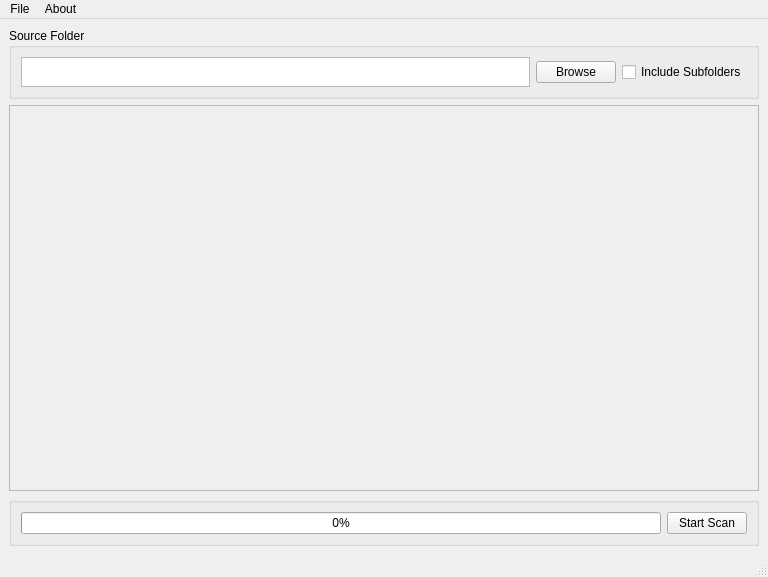
<?xml version="1.0" encoding="UTF-8"?>
<ui version="4.0">
 <class>MainWindow</class>
 <widget class="QMainWindow" name="MainWindow">
  <property name="geometry">
   <rect>
    <x>0</x>
    <y>0</y>
    <width>768</width>
    <height>577</height>
   </rect>
  </property>
  <property name="windowTitle">
   <string>MainWindow</string>
  </property>
  <widget class="QWidget" name="centralwidget">
   <property name="enabled">
    <bool>true</bool>
   </property>
   <layout class="QVBoxLayout" name="verticalLayout">
    <item>
     <widget class="QGroupBox" name="header">
      <property name="sizePolicy">
       <sizepolicy hsizetype="Expanding" vsizetype="Minimum">
        <horstretch>0</horstretch>
        <verstretch>0</verstretch>
       </sizepolicy>
      </property>
      <property name="title">
       <string>Source Folder</string>
      </property>
      <layout class="QHBoxLayout" name="horizontalLayout">
       <item>
        <widget class="QPlainTextEdit" name="filepath">
         <property name="sizePolicy">
          <sizepolicy hsizetype="Expanding" vsizetype="Fixed">
           <horstretch>0</horstretch>
           <verstretch>0</verstretch>
          </sizepolicy>
         </property>
         <property name="maximumSize">
          <size>
           <width>16777215</width>
           <height>30</height>
          </size>
         </property>
        </widget>
       </item>
       <item>
        <widget class="QPushButton" name="browsebutton">
         <property name="text">
          <string>Browse</string>
         </property>
        </widget>
       </item>
       <item>
        <widget class="QCheckBox" name="subfolders">
         <property name="text">
          <string>Include Subfolders</string>
         </property>
        </widget>
       </item>
      </layout>
     </widget>
    </item>
    <item>
     <widget class="QScrollArea" name="body">
      <property name="widgetResizable">
       <bool>true</bool>
      </property>
      <widget class="QWidget" name="scrollAreaWidgetContents">
       <property name="geometry">
        <rect>
         <x>0</x>
         <y>0</y>
         <width>748</width>
         <height>378</height>
        </rect>
       </property>
       <layout class="QVBoxLayout" name="verticalLayout_2">
        <item>
         <widget class="QWidget" name="placeholder" native="true"/>
        </item>
       </layout>
      </widget>
     </widget>
    </item>
    <item>
     <widget class="QGroupBox" name="footer">
      <property name="title">
       <string/>
      </property>
      <property name="flat">
       <bool>false</bool>
      </property>
      <layout class="QHBoxLayout" name="horizontalLayout_2">
       <item>
        <widget class="QProgressBar" name="progressBar">
         <property name="maximumSize">
          <size>
           <width>16777215</width>
           <height>30</height>
          </size>
         </property>
         <property name="maximum">
          <number>1</number>
         </property>
         <property name="value">
          <number>0</number>
         </property>
        </widget>
       </item>
       <item>
        <widget class="QPushButton" name="scan">
         <property name="text">
          <string>Start Scan</string>
         </property>
        </widget>
       </item>
      </layout>
     </widget>
    </item>
   </layout>
  </widget>
  <widget class="QMenuBar" name="menubar">
   <property name="geometry">
    <rect>
     <x>0</x>
     <y>0</y>
     <width>768</width>
     <height>21</height>
    </rect>
   </property>
   <widget class="QMenu" name="menuFile">
    <property name="title">
     <string>File</string>
    </property>
    <addaction name="actionQuit"/>
    <addaction name="actionSettings"/>
   </widget>
   <widget class="QMenu" name="menuAbout">
    <property name="title">
     <string>About</string>
    </property>
    <addaction name="actionLicense"/>
   </widget>
   <addaction name="menuFile"/>
   <addaction name="menuAbout"/>
  </widget>
  <widget class="QStatusBar" name="statusbar"/>
  <action name="actionQuit">
   <property name="text">
    <string>Quit</string>
   </property>
  </action>
  <action name="actionSettings">
   <property name="enabled">
    <bool>false</bool>
   </property>
   <property name="icon">
    <iconset theme="QIcon::ThemeIcon::DocumentProperties"/>
   </property>
   <property name="text">
    <string>Settings</string>
   </property>
  </action>
  <action name="actionLicense">
   <property name="text">
    <string>License</string>
   </property>
  </action>
 </widget>
 <resources/>
 <connections/>
</ui>
